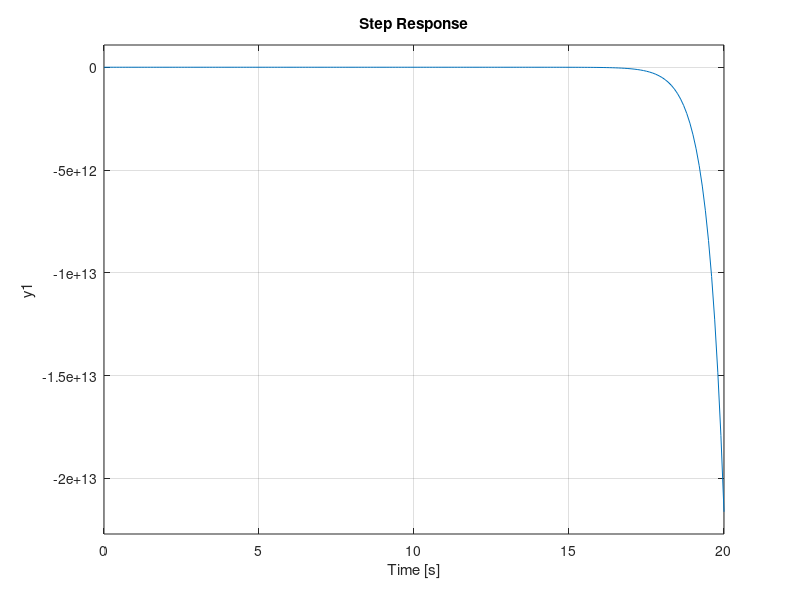

Write the MATLAB code that produced this figure.
%Clear
clear
clc
close all

%% Number 2
%% Define Block Diagram

% G1(s) = 1/s^2
G1_num = 1;
G1_den = [1 0 0];
G1 = tf(G1_num,G1_den);

% G2(s) = 1/(s+1)
G2_num = 1;
G2_den = [1 1];
G2 = tf(G2_num,G2_den);

% G3(s) = 1/s
G3_num = 1;
G3_den = [1 0];
G3 = tf(G3_num,G3_den);

% G4(s) = 1/(2s)
G4_num = 1;
G4_den = [2 0];
G4 = tf(G4_num,G4_den);

% H1(s) = 1/s
H1_num = 1;
H1_den = [1 0];
H1 = tf(H1_num,H1_den);

% H2(s) = 1/(s-1)
H2_num = 1;
H2_den = [1 -1];
H2 = tf(H2_num,H2_den);

% H3(s) = 1/(s-2)
H3_num = 1;
H3_den = [1 -2];
H3 = tf(H3_num,H3_den);

%% Relocating H3 branch, Reduce G4, H3 block
% H3 and G4 becomes series
TF_1_num = conv(G4_num,H3_num);
TF_1_den = conv(G4_den,H3_den);
TF_1 = tf(TF_1_num,TF_1_den)

%% Reduce G3, G4H3 block
% G3 and G4H3 in parallel
G3G4H3_num = conv(TF_1_num,G3_num);
G3G4H3_den = conv(TF_1_den,G3_den);

TF_2_den_sum = [2 -4 0 1]

TF_2_num = conv(G3G4H3_den,G3_num); 
TF_2_den = conv(TF_2_den_sum,G3_den);
TF_2 = tf (TF_2_num,TF_2_den)

%% Reduce G2, G3/(1+G3G4H3) block
% G2 and G3/(1+G3G4H3) in series
TF_3_num = conv(G2_num,TF_2_num);
TF_3_den = conv(G2_den,TF_2_den);
TF_3 = tf(TF_3_num,TF_3_den)

%% Reduce (G2G3)/(1+G3G4H3), H2 block
% (G2G3)/(1+G3G4H3) and H2 in parallel
G2G3_num = conv(G2_num,G3_num);
G2G3_den = conv(G2_den,G3_den);

G2G3H2_num = conv(G2G3_num,H2_num);
G2G3H2_den = conv(G2G3_den,H2_den);

TF_4_den_sum = [2 -4 -2 7 -4 -1 0]

TF_4_num = conv(TF_3_num,G2G3H2_den);
TF_4_den = conv(G2G3_den,TF_4_den_sum);
TF_4 = tf(TF_4_num,TF_4_den)

%% Reduce G1, G2G3/(1+G3G4H3+G2G3H2), G4 block
% G1, G2G3/(1+G3G4H3+G2G3H2), and G4 in series
G1G4_num = conv(G2_num,G4_num);
G1G4_den = conv(G2_den,G4_den);

TF_5_num = conv(G1G4_num,TF_4_num);
TF_5_den = conv(G1G4_den,TF_4_den);
TF_5 = tf (TF_5_num, TF_5_den)

%% Reduce (G1G2G3G4)/(1+G3G4H3+G2G3H2), H1 block
% (G1G2G3G4)/(1+G3G4H3+G2G3H2) and H1 in parallel
G1G2G3G4_num = conv(G2G3_num,G1G4_num);
G1G2G3G4_den = conv(G2G3_den,G1G4_den);

G1G2G3G4H1_num = conv(G1G2G3G4_num,H1_num);
G1G2G3G4H1_den = conv(G1G2G3G4_den,H1_den);

TF_6_den_sum = [4 0 -16 -2 16 -2 -16 -4 4 0 0 0]

TF_6_num = conv(TF_5_num,G1G2G3G4H1_den);
TF_6_den = conv(G1G2G3G4_den,TF_6_den_sum);
TF_6 = tf (TF_6_num, TF_6_den)

step(TF_6,0:0.1:20)